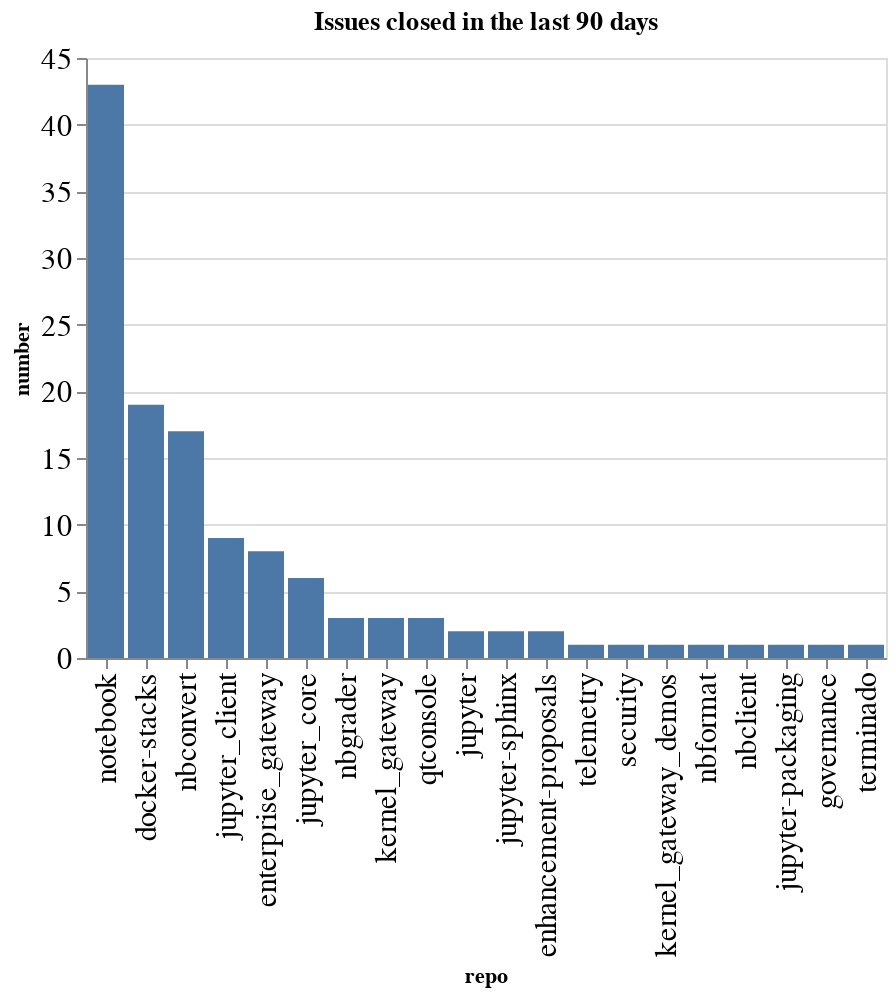

Notebook code cell kept with this figure:
### Code cell
closed_counts = closed.groupby(['org', 'repo']).count()['number'].reset_index()
closed_counts['org/repo'] = closed_counts.apply(lambda a: a['org'] + '/' + a['repo'], axis=1)
sorted_vals = closed_counts.sort_values(['number'], ascending=False)['repo'].values
alt.Chart(data=closed_counts, title=f"Issues closed in the last {n_days} days").mark_bar().encode(
    x=alt.X('repo', sort=alt.Sort(sorted_vals.tolist())),
    y='number',
)

### Figure 1 — Vega-Lite specification as saved in the notebook (floating-point values rounded to 4 significant figures)
{"config": {"axisLeft": {"labelFontSize": 15}, "axisBottom": {"labelFontSize": 15}}, "data": {"name": "data-c2844df8f5b6029461351243a1bb8470"}, "mark": "bar", "encoding": {"x": {"type": "nominal", "field": "repo", "sort": ["notebook", "docker-stacks", "nbconvert", "jupyter_client", "enterprise_gateway", "jupyter_core", "nbgrader", "kernel_gateway", "qtconsole", "jupyter", "jupyter-sphinx", "enhancement-proposals", "telemetry", "security", "kernel_gateway_demos", "nbformat", "nbclient", "jupyter-packaging", "governance", "terminado"]}, "y": {"type": "quantitative", "field": "number"}}, "title": "Issues closed in the last 90 days", "$schema": "https://vega.github.io/schema/vega-lite/v4.8.1.json", "datasets": {"data-c2844df8f5b6029461351243a1bb8470": [{"org": "jupyter", "repo": "docker-stacks", "number": 19, "org/repo": "jupyter/docker-stacks"}, {"org": "jupyter", "repo": "enhancement-proposals", "number": 2, "org/repo": "jupyter/enhancement-proposals"}, {"org": "jupyter", "repo": "enterprise_gateway", "number": 8, "org/repo": "jupyter/enterprise_gateway"}, {"org": "jupyter", "repo": "governance", "number": 1, "org/repo": "jupyter/governance"}, {"org": "jupyter", "repo": "jupyter", "number": 2, "org/repo": "jupyter/jupyter"}, {"org": "jupyter", "repo": "jupyter-packaging", "number": 1, "org/repo": "jupyter/jupyter-packaging"}, {"org": "jupyter", "repo": "jupyter-sphinx", "number": 2, "org/repo": "jupyter/jupyter-sphinx"}, {"org": "jupyter", "repo": "jupyter_client", "number": 9, "org/repo": "jupyter/jupyter_client"}, {"org": "jupyter", "repo": "jupyter_core", "number": 6, "org/repo": "jupyter/jupyter_core"}, {"org": "jupyter", "repo": "kernel_gateway", "number": 3, "org/repo": "jupyter/kernel_gateway"}, {"org": "jupyter", "repo": "kernel_gateway_demos", "number": 1, "org/repo": "jupyter/kernel_gateway_demos"}, {"org": "jupyter", "repo": "nbclient", "number": 1, "org/repo": "jupyter/nbclient"}, {"org": "jupyter", "repo": "nbconvert", "number": 17, "org/repo": "jupyter/nbconvert"}, {"org": "jupyter", "repo": "nbformat", "number": 1, "org/repo": "jupyter/nbformat"}, {"org": "jupyter", "repo": "nbgrader", "number": 3, "org/repo": "jupyter/nbgrader"}, {"org": "jupyter", "repo": "notebook", "number": 43, "org/repo": "jupyter/notebook"}, {"org": "jupyter", "repo": "qtconsole", "number": 3, "org/repo": "jupyter/qtconsole"}, {"org": "jupyter", "repo": "security", "number": 1, "org/repo": "jupyter/security"}, {"org": "jupyter", "repo": "telemetry", "number": 1, "org/repo": "jupyter/telemetry"}, {"org": "jupyter", "repo": "terminado", "number": 1, "org/repo": "jupyter/terminado"}]}}
